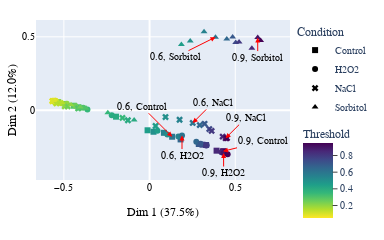

The notebook cell saved with this chart:
### Code cell
indexes = fastcore.index.tolist()
index_of_interest = [indexes.index(e) for e in indexes if e.endswith("0.9") or e.endswith("0.6")]

mca = MCA(n_components=4, random_state=42)
components = mca.fit_transform(fastcore).to_numpy()

def plot(components, y, xaxis_title, yaxis_title, filename, legend_title="", additional_shapes=None, annotations=None, color=None,
         width=600, height=360, **kwargs):
    if not additional_shapes:
        additional_shapes = []
    if not annotations:
        annotations = []
    if not color:
        color = y
    fig = px.scatter(x=components[:, 0], y=components[:, 1], color=color, **kwargs)
    fig.update_layout(
        xaxis_title=xaxis_title,
        yaxis_title=yaxis_title,
        margin=dict(l=20, r=20, t=20, b=20), 
        font=dict(size=10, family="Arial"),
        xaxis=dict(color="black"),  # Set x-axis color to black
        yaxis=dict(color="black", title_standoff=2),
        # xaxis_range = [-0.1, 0.75]
    )
    fig.update_layout(legend_title_text=legend_title, width=width, height=height)
    fig.update_layout(coloraxis_colorbar=dict(title='Threshold', yanchor="top", y=0.4, x=1.01, ticks="outside", len=0.7))
    for shape in additional_shapes:
        fig.add_shape(
            shape
        )
    for ann in annotations:
        fig.add_annotation(
            ann
        )
    fig.show()
    fig.write_image(f"{filename}.pdf", format="pdf", scale=1)

symbol_list = [e.split("_")[0].replace("nacl", "NaCl").replace("h2o2", "H2O2").replace("control", "Control").replace("sorb", "Sorbitol") for e in fastcore.index.tolist()]

symbols = ['square', 'circle', 'x', 'triangle-up']


annotations=[]
for ind in index_of_interest:
    if indexes[ind].split('_')[0].endswith("sorb") and indexes[ind].split('_')[-1] == "0.6":
        x = -40 
        y = 20
    elif indexes[ind].split('_')[0].endswith("sorb") and indexes[ind].split('_')[-1] == "0.9":
        x = 0
        y = 20
    elif indexes[ind].split('_')[0].endswith("o2"): 
        x = 0 
        y = 20
    elif indexes[ind].split('_')[0].endswith("cl"): 
        x = 20 
        y = -20
    elif indexes[ind].split('_')[0] == "control" and indexes[ind].split('_')[-1] == "0.9": 
        x = 40 
        y = -10
    elif indexes[ind].split('_')[0] == "control" and indexes[ind].split('_')[-1] == "0.6": 
        x = -30 
        y = -30
    else:
        x = -20 
        y = -20
    annotations.append(dict(
        x=components[ind, 0],  # Replace `specific_index` with the index of the point
        y=components[ind, 1],  # Replace `specific_index` with the index of the point
        text=f"{indexes[ind].split('_')[-1]}, {indexes[ind].split('_')[0].replace('nacl', 'NaCl').replace('h2o2', 'H2O2').replace('control', 'Control').replace('sorb', 'Sorbitol')}",     # The text you want to display
        showarrow=True,                  # Add an arrow pointing to the point
        arrowhead=2,                     # Arrowhead style
        arrowsize=1,                     # Size of the arrow
        arrowcolor="red",                # Color of the arrow
        ax=x,                           # Offset for the arrow tail in x-direction
        ay=y,                          # Offset for the arrow tail in y-direction
        font=dict(size=10, color="black")
    ))


plot(components, list(float(e.split("_")[-1]) for e in fastcore.index.tolist()),
    f"Dim 1 ({round(mca.percentage_of_variance_[0],1)}%)",
    f"Dim 2 ({round(mca.percentage_of_variance_[1],1)}%)",
    os.path.join(RESULTS_PATH,"ds_stress_mca_fastcore_full"),
    "Condition",
    annotations=annotations,
    symbol = symbol_list, symbol_sequence=symbols,
    color_continuous_scale=px.colors.sequential.Viridis_r,
    width=4*96,
    height=2.5*96
# width=1000
)

### Figure 1 — Plotly figure (JSON) as saved in the notebook; plotly's stock layout.template omitted (floating-point values rounded to 4 significant figures)
{"data": [{"hovertemplate": "symbol=Control<br>x=%{x}<br>y=%{y}<br>color=%{marker.color}<extra></extra>", "legendgroup": "Control", "marker": {"color": [0.05, 0.1, 0.15, 0.2, 0.25, 0.3, 0.35, 0.4, 0.45, 0.5, 0.55, 0.6, 0.65, 0.7, 0.75, 0.8, 0.85, 0.9, 0.95], "coloraxis": "coloraxis", "symbol": "square"}, "mode": "markers", "name": "Control", "orientation": "v", "showlegend": true, "type": "scatter", "x": [-0.5614, -0.5614, -0.5479, -0.5329, -0.4917, -0.4417, -0.4143, -0.1957, -0.0117, 0.02302, 0.08373, 0.1317, 0.181, 0.2871, 0.3088, 0.3298, 0.3909, 0.4284, 0.4338], "xaxis": "x", "y": [0.06393, 0.06393, 0.05682, 0.05691, 0.04357, 0.03164, 0.02052, -0.04299, -0.1353, -0.1453, -0.1525, -0.1792, -0.1975, -0.2286, -0.2332, -0.2351, -0.2739, -0.2781, -0.2799], "yaxis": "y"}, {"hovertemplate": "symbol=H2O2<br>x=%{x}<br>y=%{y}<br>color=%{marker.color}<extra></extra>", "legendgroup": "H2O2", "marker": {"color": [0.05, 0.1, 0.15, 0.2, 0.25, 0.3, 0.35, 0.4, 0.45, 0.5, 0.55, 0.6, 0.65, 0.7, 0.75, 0.8, 0.85, 0.9, 0.95], "coloraxis": "coloraxis", "symbol": "circle"}, "mode": "markers", "name": "H2O2", "orientation": "v", "showlegend": true, "type": "scatter", "x": [-0.5487, -0.5487, -0.515, -0.4827, -0.4322, -0.3869, -0.3624, -0.2208, 0.04622, 0.1036, 0.1681, 0.1893, 0.2727, 0.298, 0.3334, 0.33, 0.4196, 0.432, 0.4555], "xaxis": "x", "y": [0.06488, 0.06488, 0.04816, 0.0446, 0.02958, 0.01804, 0.006685, -0.03292, -0.1386, -0.1634, -0.1772, -0.171, -0.214, -0.2264, -0.2367, -0.2387, -0.2846, -0.2897, -0.2984], "yaxis": "y"}, {"hovertemplate": "symbol=NaCl<br>x=%{x}<br>y=%{y}<br>color=%{marker.color}<extra></extra>", "legendgroup": "NaCl", "marker": {"color": [0.05, 0.1, 0.15, 0.2, 0.25, 0.3, 0.35, 0.4, 0.45, 0.5, 0.55, 0.6, 0.65, 0.7, 0.75, 0.8, 0.85, 0.9, 0.95], "coloraxis": "coloraxis", "symbol": "x"}, "mode": "markers", "name": "NaCl", "orientation": "v", "showlegend": true, "type": "scatter", "x": [-0.5666, -0.5666, -0.5433, -0.4949, -0.4778, -0.4164, -0.158, -0.1264, 0.03494, 0.09303, 0.1751, 0.2517, 0.2929, 0.321, 0.3487, 0.3619, 0.4264, 0.4436, 0.4515], "xaxis": "x", "y": [0.06298, 0.06298, 0.047, 0.0277, 0.0272, 0.01303, -0.05114, -0.06708, -0.1061, -0.04525, -0.06385, -0.08546, -0.1002, -0.09123, -0.127, -0.1395, -0.1783, -0.189, -0.1885], "yaxis": "y"}, {"hovertemplate": "symbol=Sorbitol<br>x=%{x}<br>y=%{y}<br>color=%{marker.color}<extra></extra>", "legendgroup": "Sorbitol", "marker": {"color": [0.05, 0.1, 0.15, 0.2, 0.25, 0.3, 0.35, 0.4, 0.45, 0.5, 0.55, 0.6, 0.65, 0.7, 0.75, 0.8, 0.85, 0.9, 0.95], "coloraxis": "coloraxis", "symbol": "triangle-up"}, "mode": "markers", "name": "Sorbitol", "orientation": "v", "showlegend": true, "type": "scatter", "x": [-0.5633, -0.5633, -0.5086, -0.4583, -0.4042, -0.3703, -0.2436, -0.09011, 0.1856, 0.2373, 0.3178, 0.3846, 0.4506, 0.4846, 0.5025, 0.5221, 0.5967, 0.631, 0.6479], "xaxis": "x", "y": [0.06637, 0.06637, 0.05199, 0.03736, 0.02357, 0.01437, -0.01584, -0.06494, 0.4479, 0.4706, 0.5343, 0.4976, 0.4842, 0.4994, 0.462, 0.4649, 0.4221, 0.4946, 0.4743], "yaxis": "y"}], "layout": {"annotations": [{"arrowcolor": "red", "arrowhead": 2, "arrowsize": 1, "ax": -30, "ay": -30, "font": {"color": "black", "size": 10}, "showarrow": true, "text": "0.6, Control", "x": 0.1317, "y": -0.1792}, {"arrowcolor": "red", "arrowhead": 2, "arrowsize": 1, "ax": 0, "ay": 20, "font": {"color": "black", "size": 10}, "showarrow": true, "text": "0.6, H2O2", "x": 0.1893, "y": -0.171}, {"arrowcolor": "red", "arrowhead": 2, "arrowsize": 1, "ax": 20, "ay": -20, "font": {"color": "black", "size": 10}, "showarrow": true, "text": "0.6, NaCl", "x": 0.2517, "y": -0.08546}, {"arrowcolor": "red", "arrowhead": 2, "arrowsize": 1, "ax": -40, "ay": 20, "font": {"color": "black", "size": 10}, "showarrow": true, "text": "0.6, Sorbitol", "x": 0.3846, "y": 0.4976}, {"arrowcolor": "red", "arrowhead": 2, "arrowsize": 1, "ax": 40, "ay": -10, "font": {"color": "black", "size": 10}, "showarrow": true, "text": "0.9, Control", "x": 0.4284, "y": -0.2781}, {"arrowcolor": "red", "arrowhead": 2, "arrowsize": 1, "ax": 0, "ay": 20, "font": {"color": "black", "size": 10}, "showarrow": true, "text": "0.9, H2O2", "x": 0.432, "y": -0.2897}, {"arrowcolor": "red", "arrowhead": 2, "arrowsize": 1, "ax": 20, "ay": -20, "font": {"color": "black", "size": 10}, "showarrow": true, "text": "0.9, NaCl", "x": 0.4436, "y": -0.189}, {"arrowcolor": "red", "arrowhead": 2, "arrowsize": 1, "ax": 0, "ay": 20, "font": {"color": "black", "size": 10}, "showarrow": true, "text": "0.9, Sorbitol", "x": 0.631, "y": 0.4946}], "coloraxis": {"colorbar": {"len": 0.7, "ticks": "outside", "title": {"text": "Threshold"}, "x": 1.01, "y": 0.4, "yanchor": "top"}, "colorscale": [[0, "#fde725"], [0.1111, "#b5de2b"], [0.2222, "#6ece58"], [0.3333, "#35b779"], [0.4444, "#1f9e89"], [0.5556, "#26828e"], [0.6667, "#31688e"], [0.7778, "#3e4989"], [0.8889, "#482878"], [1, "#440154"]]}, "font": {"family": "Arial", "size": 10}, "height": 240, "legend": {"title": {"text": "Condition"}, "tracegroupgap": 0}, "margin": {"b": 20, "l": 20, "r": 20, "t": 20}, "width": 384, "xaxis": {"anchor": "y", "autorange": true, "color": "black", "domain": [0, 1], "range": [-0.665, 0.8457], "title": {"text": "Dim 1 (37.5%)"}, "type": "linear"}, "yaxis": {"anchor": "x", "autorange": true, "color": "black", "domain": [0, 1], "range": [-0.4858, 0.6151], "title": {"standoff": 2, "text": "Dim 2 (12.0%)"}, "type": "linear"}}}
